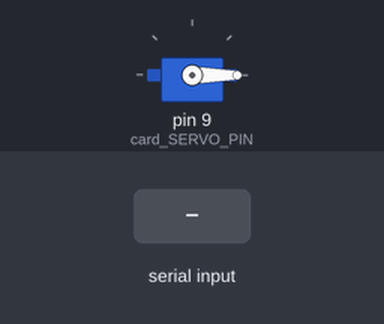
This sketch was run on a simulated Arduino Uno, built with avr-gcc and run on an emulated ATmega328P. Shown: servo. Inputs (shaded band) come from the test bench. What the sketch prints to the serial monitor is not drawn.

Above: at 1.2 s.
1.3 s: "cardboard\n" received over Serial
At 2.2 s:
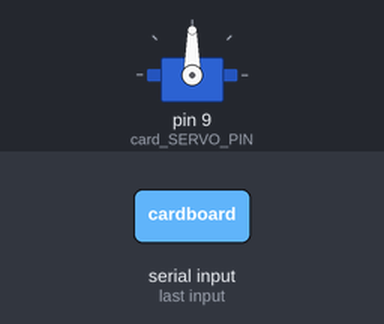
Timing chart, 0 to 12.8 s (numbered marks = the images above; inputs shaded):
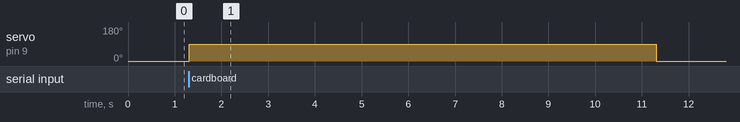

Measured:
- after the input at 1.3 s, servo on pin 9 (card_SERVO_PIN): 0° → 90° at once, → 0° 10.0 s later

The sketch:

cardboard.ino
```cpp
#include <Servo.h>

Servo cardServo;
const int card_SERVO_PIN = 9;
const int CLOSED_POSITION = 0;
const int OPEN_POSITION = 90;
const int SERVO_DELAY = 10000;

String inputString = "";
bool stringComplete = false;

void setup() {
    Serial.begin(9600);
    cardServo.attach(card_SERVO_PIN);
    cardServo.write(CLOSED_POSITION);
    Serial.println("card sorter ready!");
}

void activateServo() {
    cardServo.write(OPEN_POSITION);
    delay(SERVO_DELAY);
    cardServo.write(CLOSED_POSITION);
    Serial.println("card bin sorted!");
}

void loop() {
    if (stringComplete) {
        inputString.trim();
        if (inputString.equals("cardboard")) {
            activateServo();
        }
        inputString = "";
        stringComplete = false;
    }

    while (Serial.available()) {
        char inChar = (char)Serial.read();
        if (inChar == '\n') {
            stringComplete = true;
        } else {
            inputString += inChar;
        }
    }
}
```
